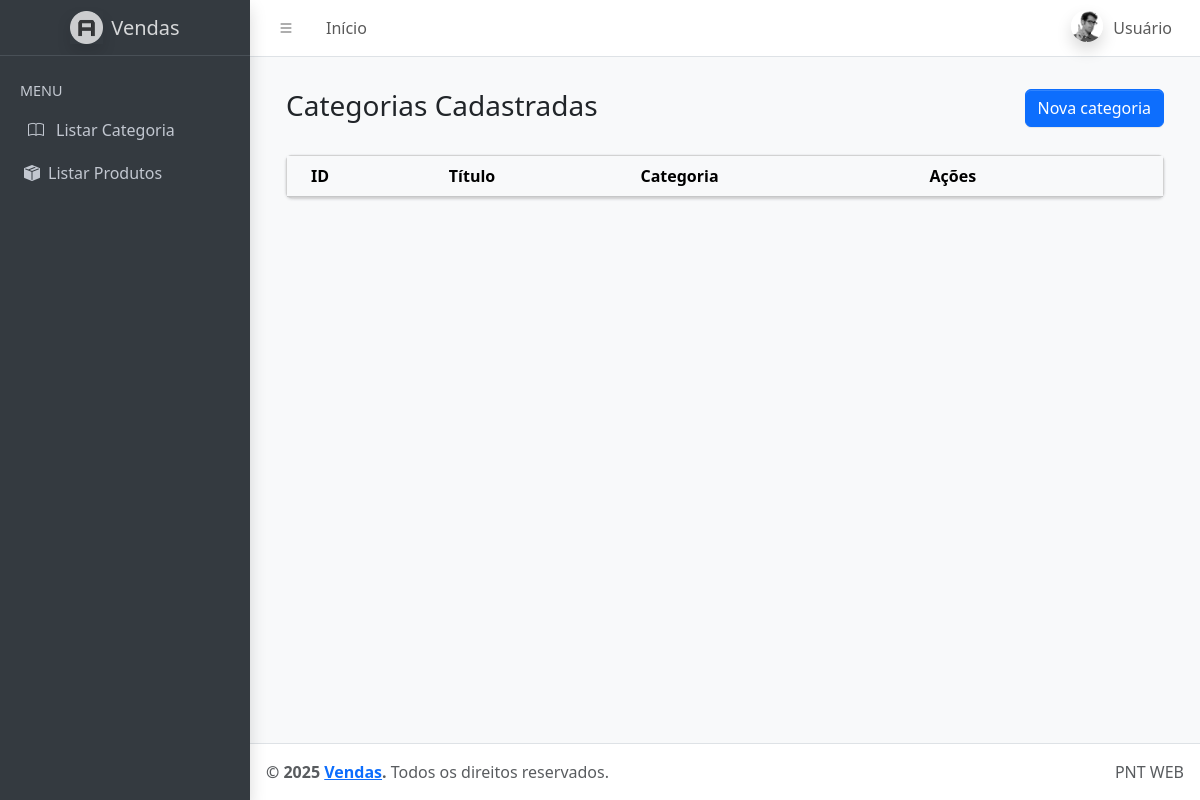
/listarcategoria, run on an earlier commit of the app's database.
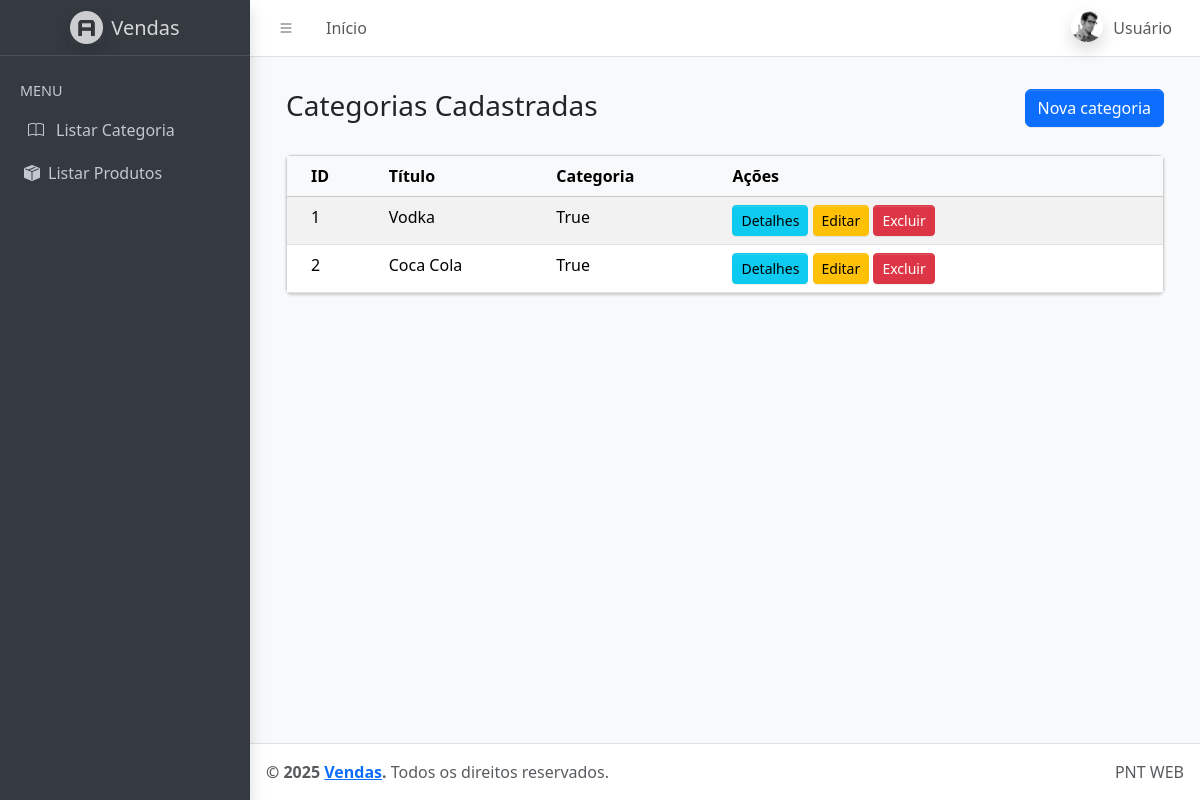
And on a later commit of the database.
### tables this page shows
CREATE TABLE categoria(
   id integer primary key autoincrement,
   nome varchar(50) not null,
   descricao text, 
   ativo boolean,
   imagem blob,
   img varchar(100)
);

### app.py (the view)
@app.route("/listarcategoria")
def listarCategoria():
    conn = conexao()
    categoria = conn.execute('select * from categoria')
    return render_template('admin/listar_categoria.html',
                           categorias = categoria )

### app.py (called while the page is built)
def conexao():
    conn = sqlite3.connect("database.db")
    conn.row_factory = sqlite3.Row
    return conn

### templates/admin/listar_categoria.html (shortened to what this page needs)
{% extends 'admin/base_admin.html' %}
{% block content %}
<div class="container-fluid">
    <div class="row mb-4">
        <div class="col">
            <h1 class="h3">Categorias Cadastradas</h1>
        </div>
        <div class="col text-end">
            <a href="#" class="btn btn-primary">
                 Nova categoria
            </a>
        </div>
    </div>
    <div class="card">
        <div class="card-body p-0">
            <table class="table table-striped m-0">
                <thead class="table-light">
                    <tr>
                        <th>ID</th>
                        <th>Título</th>
                        <th>Categoria</th>
                        <th>Ações</th>
                    </tr>
                </thead>
                <tbody>
                    {% for i in categorias %}
                    <tr>
                        <td>{{ i['id'] }}</td>
                        <td>{{ i['nome']}}</td>
                        <td>{{i['ativo'] }}</td>
                        <td>
                            <a href="#" class="btn btn-sm btn-info">Detalhes</a>
                            <a href="#" class="btn btn-sm btn-warning">Editar</a>
                            <form action="#" method="POST" style="display:inline;"
                                onsubmit="return confirm('Deseja excluir este livro?')">
                                <button type="submit" class="btn btn-sm btn-danger">Excluir</button>
                            </form>
                        </td>
                    </tr>
                    {% endfor %}
                </tbody>
            </table>
        </div>
    </div>
</div>
{% endblock %}

### templates/admin/base_admin.html (shortened to what this page needs)
<!doctype html>
<html lang="pt-br">
<head>
    <link rel="stylesheet" href="https://cdn.jsdelivr.net/npm/@fontsource/source-sans-3@5.0.12/index.css" />
    <link rel="stylesheet" href="https://cdn.jsdelivr.net/npm/bootstrap-icons@1.11.3/font/bootstrap-icons.min.css" />
    <link rel="stylesheet"
        href="https://cdn.jsdelivr.net/npm/overlayscrollbars@2.10.1/styles/overlayscrollbars.min.css" />
    <link rel="stylesheet" href="{{ url_for('static', filename='dist/css/adminlte.css') }}" />
</head>
<body class="layout-fixed sidebar-expand-lg bg-body-tertiary">
    <div class="app-wrapper">
        <nav class="app-header navbar navbar-expand bg-body">
            <div class="container-fluid">
                <ul class="navbar-nav">
                    <li class="nav-item">
                        <a class="nav-link" data-lte-toggle="sidebar" href="#" role="button">
                            <i class="bi bi-list"></i>
                        </a>
                    </li>
                    <li class="nav-item d-none d-md-block">
                        <a href="#" class="nav-link">Início</a>
                    </li>
                </ul>
                <ul class="navbar-nav ms-auto">
                    <li class="nav-item dropdown user-menu">
                        <a href="#" class="nav-link dropdown-toggle" data-bs-toggle="dropdown">
                            <img src="{{ url_for('static', filename='dist/assets/img/user2-160x160.jpg') }}"
                                class="user-image rounded-circle shadow" alt="User Image" />
                            <span class="d-none d-md-inline">Usuário</span>
                        </a>
                    </li>
                </ul>
            </div>
        </nav>
        <aside class="app-sidebar bg-body-secondary shadow" data-bs-theme="dark">
            <div class="sidebar-brand">
                <a href="#" class="brand-link">
                    <img src="{{ url_for('static', filename='dist/assets/img/AdminLTELogo.png') }}" alt="Logo"
                        class="brand-image opacity-75 shadow" />
                    <span class="brand-text fw-light">Vendas</span>
                </a>
            </div>
            <div class="sidebar-wrapper">
                <nav class="mt-2">
                    <ul class="nav sidebar-menu flex-column" data-lte-toggle="treeview" role="menu">
                        <li class="nav-header">MENU</li>
                        <li class="nav-item">
                            <a href="{{url_for('listarCategoria')}}" class="nav-link">
                                <i class="nav-icon bi bi-book"></i>
                                <p>Listar Categoria</p>
                            </a>
                        </li>
                        <li class="nav-item">
                            <a href="#" class="nav-link">
                                <i class="bi bi-box-seam-fill"></i>
                                <p>Listar Produtos</p>
                            </a>
                        </li>
                    </ul>
                </nav>
            </div>
        </aside>
        <main class="app-main">
            <div class="app-content-header px-4 pt-3">
            </div>
            <div class="app-content px-4 pb-4">
                {% block content %}{% endblock %}
            </div>
        </main>
        <footer class="app-footer">
            <div class="float-end d-none d-sm-inline">PNT WEB</div>
            <strong>&copy; 2025 <a href="#">Vendas</a>.</strong> Todos os direitos reservados.
        </footer>
    </div>
</body>
</html>

What changed in the data, as far as the page shows it:
added categoria: id "1", nome "Vodka", ativo "True"
added categoria: id "2", nome "Coca Cola", ativo "True"
